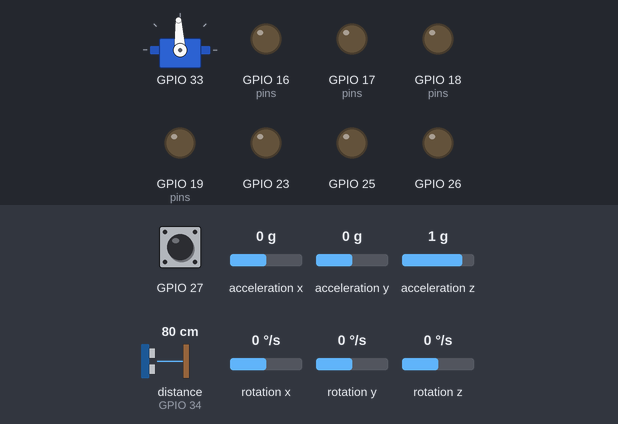
Bench run of a program on a simulated ESP32. On the bench: servo, output pins drawn as LEDs (lit = HIGH). Wiring (inferred from the names in the program): ultrasonic range finder: trigger GPIO 32; echo GPIO 34; MPU-6050 motion sensor at I2C address 0x68. Inputs (shaded band) come from the test bench; at power-on: distance to the obstacle (sensor on GPIO 34) 80 cm, GPIO 27 HIGH, rotation y 0 °/s, acceleration x 0 g, acceleration y 0 g, acceleration z 1 g, rotation x 0 °/s, rotation z 0 °/s. The echo pulse lasts 58.3 µs per cm; servo pulses on a pin are drawn as a servo (544–2400 µs = 0–180°); pins used as bus, display or sensor lines are not drawn; what the program prints to the serial monitor is not drawn.

Above: at 2.9 s.
3.0 s: distance to the obstacle (sensor on GPIO 34) set to 55 cm
4.5 s: distance to the obstacle (sensor on GPIO 34) set to 45 cm
At 4.62 s:
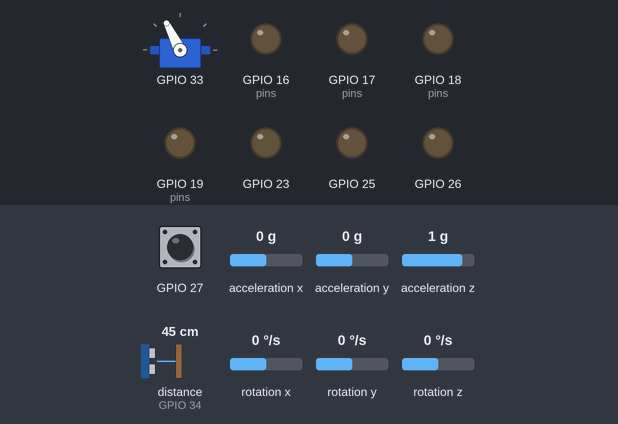
7.5 s: GPIO 27 pulled LOW for 0.15 s
At 8.9 s:
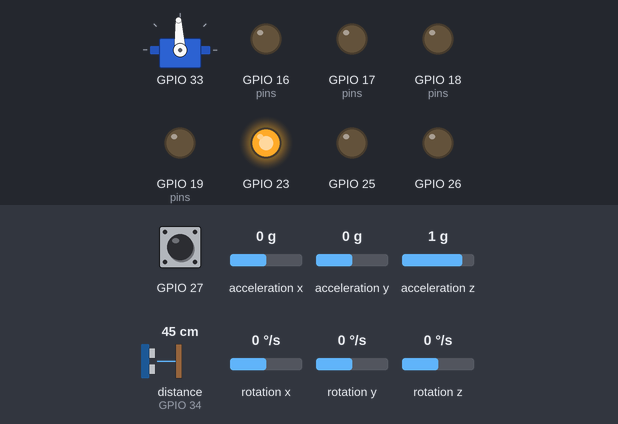
10.5 s: rotation y set to 10 °/s
At 13.3 s:
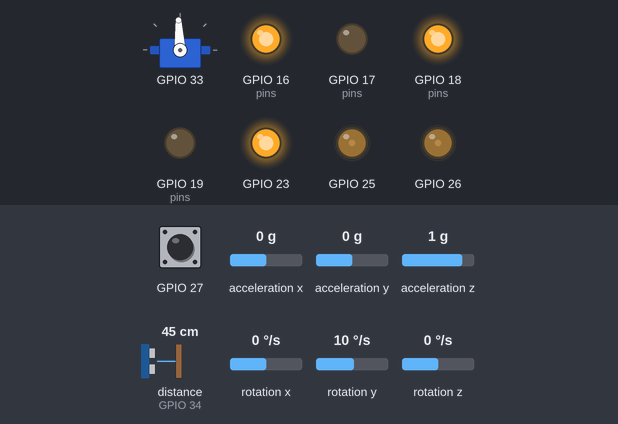
13.5 s: acceleration x set to -1.4 g
At 15.63 s:
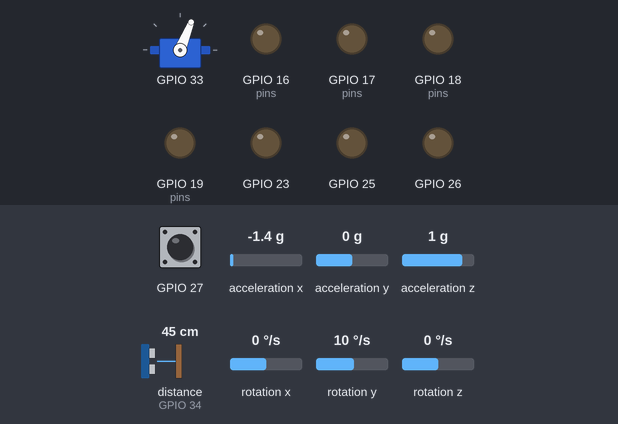
Timing chart, 0 to 20.5 s (numbered marks = the images above; inputs shaded):
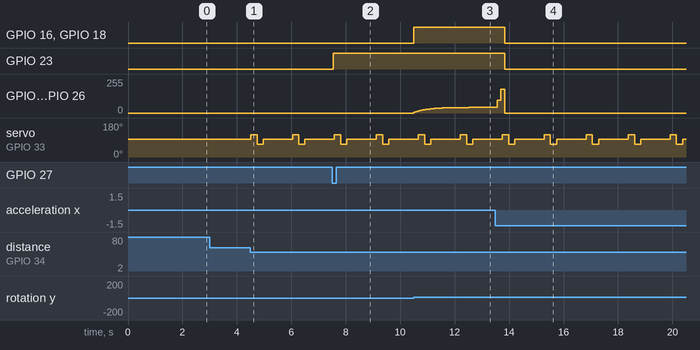

Measured:
- the behaviour switches between 51 and 50 cm on distance to the obstacle (sensor on GPIO 34) (found by bisection; images 0 and 1)
- after the input at 3.0 s, every drawn part: stays the same
- after the input at 4.5 s, servo on GPIO 33: 93° → 117° at once, → 68° 0.23 s later, → 93° 0.23 s later, → 117° 1.1 s later, … (6 changes in this stretch)
- after the input at 7.5 s, GPIO 23: LOW → HIGH after 0.05 s
- after the input at 10.5 s, GPIO 16 (pins), GPIO 18 (pins): LOW → HIGH at once; GPIO 25, GPIO 26: moves from 0/255 to 42/255 over 2.0 s, starting at once
- after the input at 13.5 s, GPIO 16 (pins), GPIO 18 (pins), GPIO 23: HIGH → LOW after 0.35 s; GPIO 25, GPIO 26: 42/255 → 94/255 after 0.07 s, → 178/255 0.13 s later, → 0/255 0.15 s later

The program:

main.cpp
```cpp
#include <Arduino.h>
#include <Wire.h>
#include <cmath>
#include "Config.h"
#include "Mpu6050.h"
#include "MotorDriver.h"
#include "Ultrasonic.h"
#include <GyroCore.h>

#ifndef GYROGUARD_AUTONOMY
#define GYROGUARD_AUTONOMY 0
#endif
#ifndef GYROGUARD_ENCODERS
#define GYROGUARD_ENCODERS 0
#endif
#if GYROGUARD_ENCODERS
#include "WheelEncoders.h"
#include <WheelVelocity.h>
WheelEncoders wheelEncoders;
gyroguard::WheelVelocityEstimator wheelVelocity;
gyroguard::WheelRate latestWheelRate;
#endif

Mpu6050 imu;
MotorDriver motors;
UltrasonicScanner sonar;
gyroguard::BalanceController controller;
gyroguard::ObstacleNavigator navigator;
gyroguard::ArmingInterlock armingInterlock(
    cfg::ARM_LIMIT_DEG, cfg::ARM_MAX_RATE_DPS, cfg::ARM_STABLE_MS);

bool imuOkay = false;
bool armed = false;
float currentPitch = 999.0f;
float currentPitchRate = 0.0f;
float lastCommandLeft = 0.0f;
float lastCommandRight = 0.0f;
// Observed start-to-start controller periods, accumulated over each telemetry
// reporting window. These are NOT measured computation execution times.
uint32_t controlWindowMinUs = UINT32_MAX;
uint32_t controlWindowMaxUs = 0;
uint32_t controlWindowCycles = 0;
uint32_t controlDeadlineMisses = 0;
uint32_t lastControlUs = 0;
uint32_t lastPrintMs = 0;
uint32_t lastButtonChangeMs = 0;
bool previousButtonSample = HIGH;
bool stableButton = HIGH;

void disarm(const char *reason) {
  const bool wasArmed = armed;
  armed = false;
  motors.disable();
  lastCommandLeft = 0.0f;
  lastCommandRight = 0.0f;
  controller.reset();
  navigator.reset();
  armingInterlock.reset();
  if (wasArmed) {
    Serial.print("DISARM: "); Serial.println(reason);
  }
}

void checkButton() {
  const bool sample = digitalRead(cfg::ARM_BUTTON);
  const uint32_t now = millis();
  if (sample != previousButtonSample) lastButtonChangeMs = now;
  previousButtonSample = sample;
  if (sample != stableButton && now - lastButtonChangeMs >= 40) {
    stableButton = sample;
    if (stableButton == LOW) {
      if (armed) {
        disarm("button");
      } else if (imuOkay && armingInterlock.ready() &&
                 std::isfinite(currentPitch) &&
                 fabsf(currentPitch) <= cfg::ARM_LIMIT_DEG) {
        controller.reset();
        navigator.reset();
        armed = true;
        Serial.println("ARMED (press button to disarm)");
      } else {
        Serial.println("ARM REFUSED: IMU fault or not steadily upright for 750 ms");
      }
    }
  }
}

void setup() {
  Serial.begin(115200);
  pinMode(cfg::ARM_BUTTON, INPUT_PULLUP);
  motors.begin();
  motors.disable();
  Wire.begin(cfg::SDA, cfg::SCL);
  Wire.setClock(400000);
  Wire.setTimeOut(8);
  Serial.println("GyroGuard ESP32 | SAFETY: motors DISABLED");
  Serial.println("Hold chassis still, upright, with wheels off the ground.");
  imuOkay = imu.begin() && imu.calibrateGyro();
  if (!imuOkay) Serial.println("MPU6050 initialization/calibration failed");
  sonar.begin();
#if GYROGUARD_ENCODERS
  wheelEncoders.begin();
  Serial.println("Encoder monitor ON; no motor velocity feedback");
#endif
  lastControlUs = micros();
  Serial.printf("Autonomous navigation: %s\n", GYROGUARD_AUTONOMY ? "ENABLED" : "DISABLED");
}

void loop() {
  sonar.tick(); // non-blocking echoes
  const uint32_t now = micros();
  const uint32_t elapsed = now - lastControlUs;
  if (elapsed >= cfg::CONTROL_PERIOD_US) {
    lastControlUs = now;
    if (elapsed < controlWindowMinUs) controlWindowMinUs = elapsed;
    if (elapsed > controlWindowMaxUs) controlWindowMaxUs = elapsed;
    ++controlWindowCycles;
#if GYROGUARD_ENCODERS
    uint32_t leftTicks = 0, rightTicks = 0;
    wheelEncoders.snapshot(leftTicks, rightTicks);
    latestWheelRate = wheelVelocity.update(leftTicks, rightTicks, now);
#endif
    if (elapsed > cfg::MAX_CONTROL_GAP_US) {
      ++controlDeadlineMisses;
      disarm("controller deadline missed");
    } else if (imuOkay) {
      ImuMeasurement m;
      const float dt = static_cast<float>(elapsed) / 1000000.0f;
      if (!imu.read(m, dt)) {
        imuOkay = false;
        disarm("IMU communication lost");
      } else {
        currentPitch = cfg::PITCH_SIGN * m.pitchDeg;
        const float rate = cfg::PITCH_SIGN * m.gyroYDegPerSec;
        currentPitchRate = rate;
        armingInterlock.observe(currentPitch, rate, imuOkay, millis());
        if (!std::isfinite(currentPitch) ||
            fabsf(currentPitch) > cfg::FALL_LIMIT_DEG) {
          disarm("tilt/fall threshold");
        } else if (armed) {
          gyroguard::MotionIntent intent;
#if GYROGUARD_AUTONOMY
          // Servo sweep has no forward-looking range; hold motion until it
          // returns to center and records a fresh front measurement.
          if (!sonar.scanning()) intent = navigator.update(sonar.readings());
          else navigator.reset();
#endif
          const auto power = controller.update(currentPitch, rate,
                                               intent.drive, intent.turn, dt);
          lastCommandLeft = cfg::MOTOR_SIGN * power.left;
          lastCommandRight = cfg::MOTOR_SIGN * power.right;
          motors.set(lastCommandLeft, lastCommandRight);
        }
      }
    }
  }
  // Check arming only after processing the latest IMU and control deadline.
  checkButton();
  if (millis() - lastPrintMs >= 200u) {
    lastPrintMs = millis();
    const auto d = sonar.readings();
    const char *facing = sonar.pointing() == gyroguard::LookDirection::Front ? "front" :
                         sonar.pointing() == gyroguard::LookDirection::Left ? "left" : "right";
    const uint32_t ctlMin = controlWindowCycles ? controlWindowMinUs : 0u;
    Serial.printf(
        "arm=%d imu=%d pitch=%.2f arm_ready=%d scan=%d look=%s "
        "front=%s%.1f left=%s%.1f right=%s%.1f "
        "t_ms=%lu ctl_n=%lu ctl_min_us=%lu ctl_max_us=%lu "
        "ctl_misses=%lu rate_dps=%.2f cmd_l=%.3f cmd_r=%.3f\n",
        armed, imuOkay, currentPitch, armingInterlock.ready(),
        sonar.scanning(), facing,
        d.front.valid ? "" : "?", d.front.cm,
        d.left.valid ? "" : "?", d.left.cm,
        d.right.valid ? "" : "?", d.right.cm,
        static_cast<unsigned long>(lastPrintMs),
        static_cast<unsigned long>(controlWindowCycles),
        static_cast<unsigned long>(ctlMin),
        static_cast<unsigned long>(controlWindowMaxUs),
        static_cast<unsigned long>(controlDeadlineMisses),
        currentPitchRate, lastCommandLeft, lastCommandRight);
    controlWindowCycles = 0;
    controlWindowMinUs = UINT32_MAX;
    controlWindowMaxUs = 0;
#if GYROGUARD_ENCODERS
    Serial.printf("enc_valid=%d left_tps=%.1f right_tps=%.1f (diagnostic)\n",
                  latestWheelRate.valid, latestWheelRate.leftTicksPerSec,
                  latestWheelRate.rightTicksPerSec);
#endif
  }
}
```

Mpu6050.cpp
```cpp
#include "Mpu6050.h"
#include <GyroCore.h>
#include <Wire.h>
#include <cmath>

bool Mpu6050::readRegisters(uint8_t reg, uint8_t *buf, size_t len) {
  Wire.beginTransmission(kAddress);
  Wire.write(reg);
  if (Wire.endTransmission(false) != 0) return false;
  if (Wire.requestFrom(kAddress, static_cast<uint8_t>(len), static_cast<uint8_t>(true)) != len) return false;
  for (size_t i = 0; i < len; ++i) buf[i] = static_cast<uint8_t>(Wire.read());
  return true;
}
bool Mpu6050::writeRegister(uint8_t reg, uint8_t value) {
  Wire.beginTransmission(kAddress);
  Wire.write(reg);
  Wire.write(value);
  return Wire.endTransmission(true) == 0;
}
bool Mpu6050::begin() {
  uint8_t who = 0;
  if (!readRegisters(0x75, &who, 1) || who != 0x68) return false;
  // Wake sensor; 200 Hz data output, low-pass filter, +/-2g, +/-250 dps.
  if (!writeRegister(0x6B, 0x01)) return false;
  if (!writeRegister(0x1A, 0x03)) return false;
  if (!writeRegister(0x19, 0x04)) return false;
  if (!writeRegister(0x1C, 0x00)) return false;
  if (!writeRegister(0x1B, 0x00)) return false;
  delay(100);
  filtered_ = false;
  return true;
}
bool Mpu6050::readRaw(int16_t &ax, int16_t &az, int16_t &gy) {
  uint8_t b[14];
  if (!readRegisters(0x3B, b, sizeof(b))) return false;
  ax = static_cast<int16_t>((static_cast<uint16_t>(b[0]) << 8) | b[1]);
  az = static_cast<int16_t>((static_cast<uint16_t>(b[4]) << 8) | b[5]);
  gy = static_cast<int16_t>((static_cast<uint16_t>(b[10]) << 8) | b[11]);
  return true;
}
bool Mpu6050::calibrateGyro(unsigned samples) {
  if (samples < 10) return false;
  double sum = 0.0;
  for (unsigned i = 0; i < samples; ++i) {
    int16_t ax, az, gy;
    if (!readRaw(ax, az, gy)) return false;
    sum += static_cast<float>(gy) / 131.0f;
    delay(4);
  }
  gyroYBias_ = static_cast<float>(sum / samples);
  filtered_ = false;
  return true;
}
bool Mpu6050::read(ImuMeasurement &out, float dtSec) {
  int16_t ax, az, gy;
  if (!readRaw(ax, az, gy)) return false;
  const float measuredPitch = gyroguard::pitchFromAccelXZ(
      static_cast<float>(ax), static_cast<float>(az));
  const float gyroY = static_cast<float>(gy) / 131.0f - gyroYBias_;
  if (!std::isfinite(measuredPitch) || !std::isfinite(gyroY)) return false;
  if (!filtered_) {
    pitchDeg_ = measuredPitch;
    filtered_ = true;
  } else {
    // 0.5 s complementary filter time constant, 200Hz nominal tick.
    const float alpha = 0.5f / (0.5f + dtSec);
    pitchDeg_ = alpha * (pitchDeg_ + gyroY * dtSec) +
                (1.0f - alpha) * measuredPitch;
  }
  out.pitchDeg = pitchDeg_;
  out.gyroYDegPerSec = gyroY;
  return true;
}
```

Mpu6050.h
```cpp
#pragma once
#include <Arduino.h>

struct ImuMeasurement {
  float pitchDeg = 0.0f;
  float gyroYDegPerSec = 0.0f;
};

class Mpu6050 {
public:
  bool begin();
  // Keep robot motionless; powered motors remain disabled during calibration.
  bool calibrateGyro(unsigned samples = 300);
  bool read(ImuMeasurement &out, float dtSec);
private:
  bool readRegisters(uint8_t reg, uint8_t *buf, size_t len);
  bool writeRegister(uint8_t reg, uint8_t value);
  bool readRaw(int16_t &ax, int16_t &az, int16_t &gy);
  float gyroYBias_ = 0.0f;
  float pitchDeg_ = 0.0f;
  bool filtered_ = false;
  static constexpr uint8_t kAddress = 0x68;
};
```

Ultrasonic.cpp
```cpp
#include "Ultrasonic.h"
#include "Config.h"

namespace {
constexpr int SERVO_CHANNEL = 2;  // motor PWM already uses LEDC 0 and 1
constexpr int SERVO_PERIOD_US = 20000; // 50 Hz
constexpr uint32_t SERVO_MAX_DUTY = 65535;

// Use conservative 1000..2000 us pulses until the mount is inspected.
uint32_t servoDuty(int deg) {
  deg = constrain(deg, 0, 180);
  const uint32_t pulseUs = 1000u + static_cast<uint32_t>(deg) * 1000u / 180u;
  return (pulseUs * SERVO_MAX_DUTY) / SERVO_PERIOD_US;
}
}

void IRAM_ATTR UltrasonicScanner::echoInterrupt(void *arg) {
  UltrasonicScanner *scanner = static_cast<UltrasonicScanner *>(arg);
  // Latch the first complete echo only: a subsequent ringing/noise edge
  // must not overwrite a range sample before tick() consumes it.
  if (!scanner->waitingEcho_ || scanner->ready_) return;
  const uint32_t t = micros();
  if (digitalRead(cfg::SONAR_ECHO) == HIGH) {
    if (!scanner->sawRise_) {
      scanner->riseUs_ = t;
      scanner->sawRise_ = true;
    }
  } else if (scanner->sawRise_) {
    scanner->widthUs_ = t - scanner->riseUs_;
    scanner->ready_ = true;
    scanner->sawRise_ = false;
  }
}

void UltrasonicScanner::moveTo(gyroguard::LookDirection direction) {
  int angle = cfg::SERVO_FRONT_DEG;
  if (direction == gyroguard::LookDirection::Left) angle = cfg::SERVO_LEFT_DEG;
  if (direction == gyroguard::LookDirection::Right) angle = cfg::SERVO_RIGHT_DEG;
  ledcWrite(SERVO_CHANNEL, servoDuty(angle));
  pointing_ = direction;
  servoMovedMs_ = millis();
}

void UltrasonicScanner::begin() {
  pinMode(cfg::SONAR_TRIG, OUTPUT);
  digitalWrite(cfg::SONAR_TRIG, LOW);
  pinMode(cfg::SONAR_ECHO, INPUT);
  // Existing project pins Arduino-ESP32 2.x LEDC channel-based API.
  ledcSetup(SERVO_CHANNEL, 50, 16);
  ledcAttachPin(cfg::SERVO_PWM, SERVO_CHANNEL);
  schedule_.reset();
  moveTo(gyroguard::LookDirection::Front);
  attachInterruptArg(cfg::SONAR_ECHO, echoInterrupt, this, CHANGE);
}

void UltrasonicScanner::finishPing(bool gotEcho) {
  uint32_t duration = 0;
  noInterrupts();
  duration = widthUs_;
  waitingEcho_ = false;
  ready_ = false;
  sawRise_ = false;
  interrupts();
  // Distance is half the roundtrip duration; usable max ~260 cm for 25 ms.
  const bool valid = gotEcho && duration >= 116u && duration <= 15160u;
  const float cm = valid ? static_cast<float>(duration) * 0.01715f : 0.0f;
  schedule_.measurement(pointing_, cm, valid, millis());
}

void UltrasonicScanner::tick() {
  const uint32_t nowUs = micros();
  if (waitingEcho_) {
    if (ready_) finishPing(true);
    else if (nowUs - startedPingUs_ >= cfg::SONAR_ECHO_TIMEOUT_US)
      finishPing(false);
    return;
  }

  const auto wanted = schedule_.target();
  if (wanted != pointing_) {
    moveTo(wanted);
    return;
  }
  if (millis() - servoMovedMs_ < cfg::SERVO_SETTLE_MS) return;
  if (everPinged_ && nowUs - lastPingUs_ < cfg::SONAR_INTERVAL_US) return;

  // A stuck-high echo is invalidated instead of stalling the control loop.
  if (digitalRead(cfg::SONAR_ECHO) == HIGH) {
    lastPingUs_ = nowUs;
    everPinged_ = true;
    schedule_.measurement(pointing_, 0.0f, false, millis());
    return;
  }

  noInterrupts();
  widthUs_ = 0;
  sawRise_ = false;
  ready_ = false;
  waitingEcho_ = true;
  interrupts();
  digitalWrite(cfg::SONAR_TRIG, LOW);
  delayMicroseconds(2);
  digitalWrite(cfg::SONAR_TRIG, HIGH);
  delayMicroseconds(10);
  digitalWrite(cfg::SONAR_TRIG, LOW);
  lastPingUs_ = startedPingUs_ = micros();
  everPinged_ = true;
}
```

Ultrasonic.h
```cpp
#pragma once
#include <Arduino.h>
#include <GyroCore.h>

// A single HC-SR04 on a servo. Echo captured with GPIO interrupt so balance
// controller is never blocked by pulseIn() or servo settling delays.
class UltrasonicScanner {
public:
  void begin();
  void tick();
  gyroguard::ObstacleReadings readings() const {
    return schedule_.readings(millis());
  }
  bool scanning() const { return schedule_.scanning(); }
  gyroguard::LookDirection pointing() const { return pointing_; }
private:
  static void IRAM_ATTR echoInterrupt(void *arg);
  void moveTo(gyroguard::LookDirection direction);
  void finishPing(bool receivedEcho);
  gyroguard::ServoScanScheduler schedule_;
  gyroguard::LookDirection pointing_ = gyroguard::LookDirection::Front;
  uint32_t servoMovedMs_ = 0;
  uint32_t lastPingUs_ = 0;
  uint32_t startedPingUs_ = 0;
  bool everPinged_ = false;
  volatile bool waitingEcho_ = false;
  volatile uint32_t riseUs_ = 0;
  volatile uint32_t widthUs_ = 0;
  volatile bool sawRise_ = false;
  volatile bool ready_ = false;
};
```

Config.h
```cpp
#pragma once
#include <stdint.h>

// Target: classic ESP32-WROOM-32 DevKit (NOT ESP32-C3/S3).
// HC-SR04 ECHO must be divided/level-shifted to <= 3.3 V.
namespace cfg {
constexpr int SDA = 21, SCL = 22;
constexpr int MOTOR_L_IN1 = 18, MOTOR_L_IN2 = 19, MOTOR_L_PWM = 25;
constexpr int MOTOR_R_IN1 = 16, MOTOR_R_IN2 = 17, MOTOR_R_PWM = 26;
constexpr int MOTOR_STBY = 23;
constexpr int ARM_BUTTON = 27; // button to GND, internal pull-up
// Optional 3.3V encoder diagnostics: GPIO35/36 require external pull-ups
// when attached to open-collector/open-drain A-channel signals.
constexpr int ENC_LEFT_A = 35, ENC_LEFT_B = 13;
constexpr int ENC_RIGHT_A = 36, ENC_RIGHT_B = 14;
constexpr int ENC_LEFT_SIGN = 1, ENC_RIGHT_SIGN = 1; // verify by hand
constexpr int SONAR_TRIG = 32, SONAR_ECHO = 34;
constexpr int SERVO_PWM = 33;  // external 5V servo supply; common GND
constexpr int SERVO_FRONT_DEG = 90;
constexpr int SERVO_LEFT_DEG  = 135; // swap left/right if bracket reversed
constexpr int SERVO_RIGHT_DEG = 45;
constexpr uint32_t SERVO_SETTLE_MS = 220; // measure only after movement
constexpr uint32_t SONAR_INTERVAL_US = 65000; // >60 ms between triggers
constexpr uint32_t SONAR_ECHO_TIMEOUT_US = 25000;
constexpr uint32_t CONTROL_PERIOD_US = 5000;  // 200 Hz
constexpr uint32_t MAX_CONTROL_GAP_US = 30000;
constexpr float FALL_LIMIT_DEG = 32.0f;
constexpr float ARM_LIMIT_DEG = 6.0f;
constexpr float ARM_MAX_RATE_DPS = 12.0f;  // nearly motionless before arming
constexpr uint32_t ARM_STABLE_MS = 750;    // continuous healthy upright samples
constexpr float MAX_MOTOR_FRACTION = 0.70f; // conservative startup cap
constexpr int LEFT_MOTOR_SIGN = 1;   // change to -1 only after wheel test
constexpr int RIGHT_MOTOR_SIGN = 1;  // change to -1 only after wheel test
constexpr float PITCH_SIGN = 1.0f;   // verify sensor axis before floor test
constexpr float MOTOR_SIGN = 1.0f;   // verify corrective direction while held
} // namespace cfg
```

MotorDriver.cpp
```cpp
#include "MotorDriver.h"
#include "Config.h"
#include <cmath>

void MotorDriver::begin() {
  pinMode(cfg::MOTOR_STBY, OUTPUT);
  digitalWrite(cfg::MOTOR_STBY, LOW);
  const int pins[] = {cfg::MOTOR_L_IN1, cfg::MOTOR_L_IN2,
                      cfg::MOTOR_R_IN1, cfg::MOTOR_R_IN2};
  for (int p : pins) { pinMode(p, OUTPUT); digitalWrite(p, LOW); }
  // PlatformIO espressif32 6.12.0 uses Arduino-ESP32 2.0.17.
  ledcSetup(0, 20000, 10);
  ledcSetup(1, 20000, 10);
  ledcAttachPin(cfg::MOTOR_L_PWM, 0);
  ledcAttachPin(cfg::MOTOR_R_PWM, 1);
  ledcWrite(0, 0);
  ledcWrite(1, 0);
}
void MotorDriver::writeMotor(float power, int sign, int in1, int in2, uint8_t channel) {
  if (!std::isfinite(power)) power = 0.0f;
  power = constrain(power * static_cast<float>(sign), -cfg::MAX_MOTOR_FRACTION,
                    cfg::MAX_MOTOR_FRACTION);
  if (power > 0.001f) {
    digitalWrite(in1, HIGH); digitalWrite(in2, LOW);
  } else if (power < -0.001f) {
    digitalWrite(in1, LOW); digitalWrite(in2, HIGH);
  } else {
    digitalWrite(in1, LOW); digitalWrite(in2, LOW);
  }
  ledcWrite(channel, static_cast<uint32_t>(fabsf(power) * 1023.0f));
}
void MotorDriver::set(float left, float right) {
  writeMotor(left, cfg::LEFT_MOTOR_SIGN, cfg::MOTOR_L_IN1, cfg::MOTOR_L_IN2, 0);
  writeMotor(right, cfg::RIGHT_MOTOR_SIGN, cfg::MOTOR_R_IN1, cfg::MOTOR_R_IN2, 1);
  digitalWrite(cfg::MOTOR_STBY, HIGH);
}
void MotorDriver::disable() {
  digitalWrite(cfg::MOTOR_STBY, LOW);
  ledcWrite(0, 0); ledcWrite(1, 0);
  digitalWrite(cfg::MOTOR_L_IN1, LOW); digitalWrite(cfg::MOTOR_L_IN2, LOW);
  digitalWrite(cfg::MOTOR_R_IN1, LOW); digitalWrite(cfg::MOTOR_R_IN2, LOW);
}
```

MotorDriver.h
```cpp
#pragma once
#include <Arduino.h>

class MotorDriver {
public:
  void begin();
  void set(float left, float right);
  void disable();
private:
  void writeMotor(float power, int sign, int in1, int in2, uint8_t channel);
};
```
